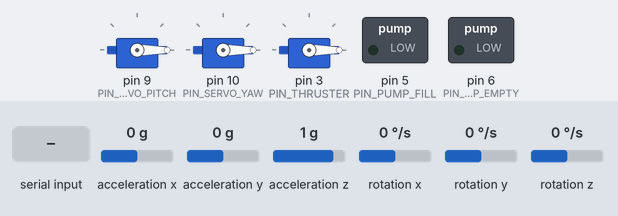
Simulated run of this sketch. Board: Arduino Uno, built with avr-gcc and run on an emulated ATmega328P. On the bench: 3 × servo, switched loads named in the sketch (green lamp = pin HIGH). The test bench sets the inputs (shaded band); at power-on: acceleration x 0 g, acceleration y 0 g, acceleration z 1 g, rotation x 0 °/s, rotation y 0 °/s, rotation z 0 °/s. What the sketch prints to the serial monitor is not drawn.

Above: at 4.2 s.
4.3 s: "C 90,90,1500,1\n" received over Serial
At 5.0 s:
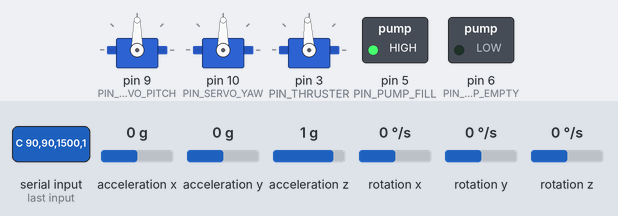
5.8 s: "90,45,200,10\n" received over Serial
At 6.1 s:
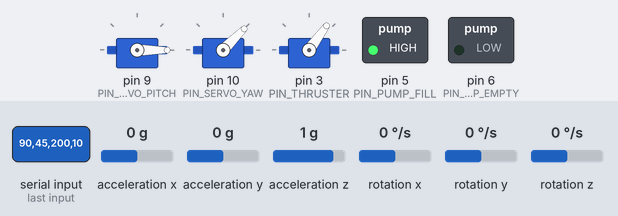
7.3 s: "30,150,10,200\n" received over Serial
At 8.5 s:
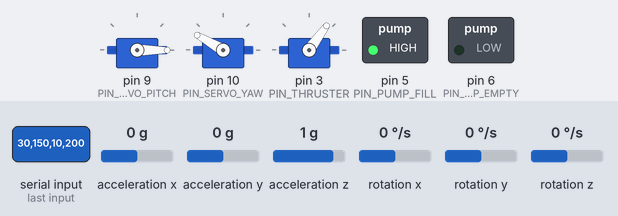
Timing chart, 0 to 10.3 s (numbered marks = the images above; inputs shaded):
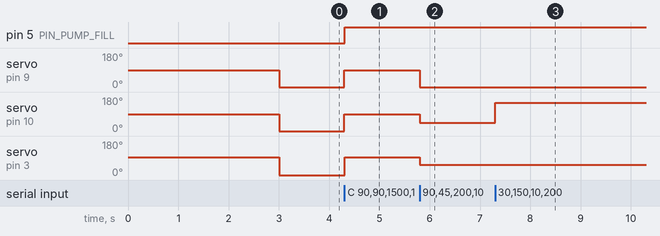

Measured:
- after the input at 4.3 s, pin 5 (PIN_PUMP_FILL): LOW → HIGH at once; servo on pin 9 (PIN_SERVO_PITCH), servo on pin 10 (PIN_SERVO_YAW): 0° → 90° at once; servo on pin 3 (PIN_THRUSTER): 0° → 93° at once
- after the input at 5.8 s, servo on pin 9 (PIN_SERVO_PITCH): 90° → 0° at once; servo on pin 10 (PIN_SERVO_YAW): 90° → 45° at once; servo on pin 3 (PIN_THRUSTER): 93° → 54° at once
- after the input at 7.3 s, servo on pin 10 (PIN_SERVO_YAW): 45° → 150° at once

The sketch:

Arduino_controller.ino
```cpp
/*
  ROV/Sub "Dynamic Diving" Controller (Friendly Angle Version)

  FIXES:
  - Removed duplicate variable declarations in readSensors().
  - Cleaned up I2C reading logic.
*/

#include <Servo.h>
#include <Wire.h>
#include <MPU6050_light.h>

// ===================================================================================
//                                 USER CONFIGURATION
// ===================================================================================

// --- 1. PINS ---
const int PIN_THRUSTER      = 3;
const int PIN_SERVO_PITCH   = 9; //Horisontal servo
const int PIN_SERVO_YAW     = 10; //vertical servo
const int PIN_PUMP_FILL     = 5;
const int PIN_PUMP_EMPTY    = 6;
const int PIN_LEAK_SENSOR   = 7;
const int PIN_DEPTH_SENSOR  = A0;

// --- 2. SERVO SETTINGS (DEGREES) ---
// 90 is usually center for most servos
const int SERVO_CENTER_DEG  = 90;
const int SERVO_LIMIT_DEG   = 45;  // Max movement (+/- 45 degrees from center)


// --- 3. PHYSICS & TUNING ---
const float MAX_SAFE_DEPTH_M = 2.5;
const float DEPTH_P_GAIN     = 20.0; // Angle correction per meter of error
const int   MAX_AUTO_PITCH   = 30;   // Max auto-angle (degrees)

const unsigned long PUMP_RUN_TIME_MS = 6000;

// ===================================================================================
//                                   INTERNAL VARIABLES
// ===================================================================================

Servo servoPitch;
Servo servoYaw;
Servo servoThruster;


struct Command {
  float targetPitch = 0.0;
  float targetYaw = 0;
  int manualThrottle = 0;
  int ballastRequest = 0;
};
Command cmd;


MPU6050 mpu(Wire);

// 4. Global variables for IMU yaw tracking (Fixes lastMs, gyroZ_bias, yaw errors)

// Conversion factor
unsigned long lastMpuPrint = 0;


// ===================================================================================
//                                     SETUP
// ===================================================================================
void setup() {
  Serial.begin(115200);
  //Pumps
  pinMode(PIN_PUMP_FILL, OUTPUT);
  pinMode(PIN_PUMP_EMPTY, OUTPUT);
  pinMode(PIN_LEAK_SENSOR, INPUT_PULLUP);

  servoPitch.attach(PIN_SERVO_PITCH);
  servoYaw.attach(PIN_SERVO_YAW);
  servoThruster.attach(PIN_THRUSTER);

  // Initialize to 90 degrees (Center)
  servoPitch.write(SERVO_CENTER_DEG);
  servoYaw.write(SERVO_CENTER_DEG);
  servoThruster.writeMicroseconds(1500); //tell it to stop

 // mpu
  Wire.begin();

  byte status = mpu.begin();
  Serial.print(F("MPU6050 status: "));
  Serial.println(status);

  // STOP! DO NOT MOVE THE SENSOR DURING THIS PART
  Serial.println(F("Calibrating... Keep sensor flat and still!"));
  delay(2000);     // let it warm up
  mpu.calcOffsets();
  Serial.println(F("Done!\n"));
  Serial.println(F("C<Pitch>,<Yaw>,<Throttle>,<Ballast>\n"));
}

// ===================================================================================
//                                   MAIN LOOP
// ===================================================================================
void loop() {
  unsigned long now = millis();

  readSensors();
  readSerialCommand();
  servoPitch.write(cmd.targetPitch);
  servoYaw.write(cmd.targetYaw);
  servoThruster.writeMicroseconds(cmd.manualThrottle);
  pumpstate(cmd.ballastRequest);
}

// ===================================================================================
//                                CONTROL FUNCTIONS
// ===================================================================================


void pumpstate(bool start){
  if (start == 1){
    startpumps();
  }
  else
  {
    stopPumps();
  }
}

void stopPumps() {
  digitalWrite(PIN_PUMP_FILL, LOW);
  digitalWrite(PIN_PUMP_EMPTY, LOW);
}
void startpumps() {
  digitalWrite(PIN_PUMP_FILL, HIGH);
  digitalWrite(PIN_PUMP_EMPTY, LOW);
}
// ===================================================================================
//                                 HELPER FUNCTIONS
// ===================================================================================


void readSensors() {
  // --- Depth -----------------------------
  //int adc = analogRead(PIN_DEPTH_SENSOR);
 // boat.currentDepth = (adc - 50) * 0.01;

  // --- IMU --------------------------------
  mpu.update();
  unsigned long now = millis();
  if (now - lastMpuPrint >= 50) { // 20Hz is better for control than 10Hz
    // Format: accel_x,accel_y,accel_z,gyro_x,gyro_y,gyro_z
    // Units: m/s^2 and rad/s
    Serial.print(mpu.getAccX() * 9.806); Serial.print(",");
    Serial.print(mpu.getAccY() * 9.806); Serial.print(",");
    Serial.print(mpu.getAccZ() * 9.806); Serial.print(",");
    Serial.print(mpu.getGyroX() * DEG_TO_RAD); Serial.print(",");
    Serial.print(mpu.getGyroY() * DEG_TO_RAD); Serial.print(",");
    Serial.println(mpu.getGyroZ() * DEG_TO_RAD);

    lastMpuPrint = now;
  }
}


// 1. Add this function to print the received data cleanly
void printDebugData() {
  Serial.println("--- COMMAND RECEIVED ---");
  Serial.print(" | Pitch: ");  Serial.print(cmd.targetPitch);
  Serial.print(" | Yaw: ");    Serial.print(cmd.targetYaw);
  Serial.print(" | Thruster: "); Serial.print(cmd.manualThrottle);
  Serial.print(" | Ballast: ");  Serial.println(cmd.ballastRequest);
}

void readSerialCommand() {
  if (Serial.available() <= 0) return;

  // Read one full line (example: "C 90,90,1500,1")
  String line = Serial.readStringUntil('\n');
  line.trim();  // removes \r, spaces, etc.

  if (line.length() == 0) return;

  // Must start with 'C'
  //if (line.charAt(0) != 'C') {
  //  Serial.println("Invalid header. Expected: C <Pitch>,<Yaw>,<Throttle>,<Ballast>");
   // return;
 // }

  // Remove the leading 'C'
  line.remove(0, 1);
  line.trim();  // remove the space after C

  // Find comma positions
  int c1 = line.indexOf(',');
  int c2 = line.indexOf(',', c1 + 1);
  int c3 = line.indexOf(',', c2 + 1);

  // Validate comma positions
  if (c1 < 0 || c2 < 0 || c3 < 0) {
    Serial.println("Invalid format. Use: C <Pitch>,<Yaw>,<Throttle>,<Ballast>");
    return;
  }

  // Extract values
  String pitchStr    = line.substring(0, c1);
  String yawStr      = line.substring(c1 + 1, c2);
  String throttleStr = line.substring(c2 + 1, c3);
  String ballastStr  = line.substring(c3 + 1);

  // Convert and store
  cmd.targetPitch    = pitchStr.toFloat();
  cmd.targetYaw      = yawStr.toFloat();
  cmd.manualThrottle = throttleStr.toInt();
  cmd.ballastRequest = ballastStr.toInt();

  // Optional safety limits (recommended)
  //cmd.targetPitch = constrain(cmd.targetPitch,
   //                           SERVO_CENTER_DEG - SERVO_LIMIT_DEG,
      ///                        SERVO_CENTER_DEG + SERVO_LIMIT_DEG);

  //cmd.targetYaw = constrain(cmd.targetYaw,
       //                     SERVO_CENTER_DEG - SERVO_LIMIT_DEG,
      //                      SERVO_CENTER_DEG + SERVO_LIMIT_DEG);

  cmd.manualThrottle = constrain(cmd.manualThrottle, 1100, 1900);
  cmd.ballastRequest = (cmd.ballastRequest != 0) ? 1 : 0;

  printDebugData();
}
```
